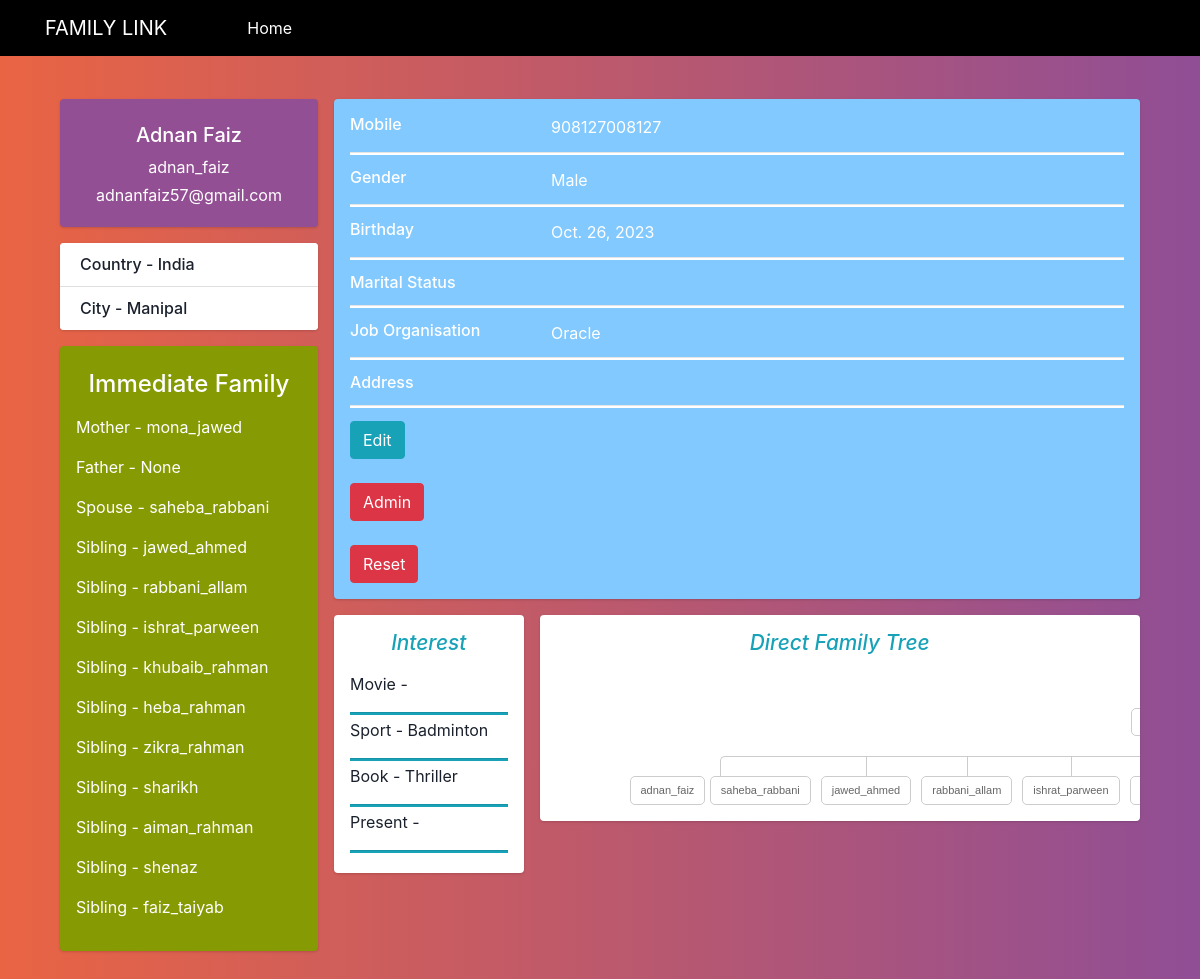
Screenshot of /member/profile/1/ (signed in) with the database file from the repository.
### family/models.py (models this page shows)
class member(AbstractBaseUser , PermissionsMixin):
    GENDER_CHOICES = (
    ("Male", "Male"),
    ("Female", "Female"),)
    MARITAL_CHOICES = (
    ("Unmarried", "Unmarried"),
    ("Married", "Married"),
    )
    SPORT_CHOICES = (
    ("Football", "Football"),
    ("Basketball", "Basketball"),
    ("Badminton", "Badminton"),
    ("Cycling", "Cycling"),
    ("Swimming", "Swimming"),
    ("Cricket", "Cricket"),
    ("TT", "TT"),
    ("Tennis", "Tennis"),
    ("Volley Ball", "Volley Ball"),
    ("Baseball", "Baseball"),
    ("Carrom", "Carrom")
    )
    BOOK_CHOICES = (
    ("Thriller", "Thriller"),
    ("Fantasy", "Fantasy"),
    ("Teen", "Teen"),
    ("Fiction", "Fiction"),
    ("Autobiography", "Autobiography"),
    ("Mystery", "Mystery"),
    ("History", "History"),
    ("Romance", "Romance"),
    ("Self Help", "Self Help"),
    ("Horror", "Horror"),
    ("Crime", "Crime")
    )
    MOVIE_CHOICES = (
    ("Action", "Action"),
    ("Thriller", "Thriller"),
    ("Drama", "Drama"),
    ("Romance", "Romance"),
    ("Autobiography", "Autobiography"),
    ("Comedy", "Comedy"),
    ("History", "History"),
    ("Romance", "Romance"),
    ("Crime", "Crime"),
    ("Horror", "Horror"),
    ("Animation", "Animation"),
    ("Adventure", "Adventure")
    )
    FID = models.ForeignKey(family , on_delete=models.DO_NOTHING , null=True)
    email = models.EmailField(max_length= 35)
    user_name = models.CharField(max_length= 20 , unique=True)
    firstName = models.CharField(max_length=20 ,  blank = True)
    middleName = models.CharField(max_length=20 , blank = True , null = True)
    lastName = models.CharField(max_length= 20 , blank = True)
    mobileNo = models.IntegerField(blank=True , null = True)
    birthDay = models.DateField(default=date.today)
    gender = models.CharField(max_length=9,choices=GENDER_CHOICES,default="Male")
    maritalStatus = models.CharField(max_length = 10,null=True , blank = True , choices=MARITAL_CHOICES)
    jobOrg = models.CharField(max_length= 20 , blank = True)
    address1 = models.TextField(_("Address line 1"),max_length=50 , blank = True)
    country = models.CharField("Country",max_length=15 , blank = True)
    city = models.CharField("City" , max_length=15 , blank=True)
    pinCode = models.IntegerField(blank=True)
    lat = models.DecimalField(max_digits=9 ,decimal_places = 6, blank=True , null = True)
    lng = models.DecimalField(max_digits=9 , decimal_places = 6, blank=True , null = True)
    mother = models.ForeignKey('self', on_delete=models.PROTECT , null=True , blank=True)
    father = models.ForeignKey('self', on_delete=models.PROTECT , null=True , blank=True , related_name='+')
    spouse = models.ForeignKey('self', on_delete=models.PROTECT , null=True , blank=True , related_name='++')
    kidsCount = models.IntegerField(blank=True , null = True , default=0)
    gender = models.CharField(max_length=9,choices=GENDER_CHOICES , default='Male')
    book = models.CharField(max_length=15,choices=BOOK_CHOICES,blank=True )
    sport = models.CharField(max_length=15,choices=SPORT_CHOICES,blank=True)
    movie = models.CharField(max_length=15,choices=MOVIE_CHOICES, blank=True)
    present = models.CharField(max_length=15,blank=True)
    is_staff = models.BooleanField(default=False)
    is_active = models.BooleanField(default=True)
    updated = models.DateTimeField(auto_now=True)
    created = models.DateTimeField(auto_now_add=True)
    objects = CustomMember()
    USERNAME_FIELD = 'user_name'
    REQUIRED_FIELDS = ['email' , 'city' , 'country' , 'firstName' , 'lastName' , 'gender' , 'pinCode']
    class Meta:
        ordering = ['-updated' , '-created']
    def __str__(self):
        return str(self.user_name)

### family/views.py (the view)
# urls.py: path('member/profile/<str:pk>/' , views.viewProfile , name = 'viewProfile'),
@login_required(login_url= 'login')
def viewProfile(request , pk):
    mem = member.objects.get(id = pk)
    if(mem.mother==None and mem.father==None):
        siblings=None
    elif(mem.father!=None and mem.mother==None):
        siblings = member.objects.all().filter(mother = mem.mother)
        if(len(siblings)==0):
            siblings=None
    else:
        siblings = member.objects.all().filter(father = mem.father)
        if(len(siblings)==0):
            siblings=None
    if(mem.gender == 'Female'):
        kids = member.objects.all().filter(mother = mem)
    else:
        kids = member.objects.all().filter(father = mem)
    if(len(kids)==0):
        kids = None
    return render(request, 'home/profile.html' , {'member': mem , 'kids':kids , 'siblings':siblings})

### templates/home/profile.html (shortened to what this page needs)
<!DOCTYPE html>
{% load static %}
<html lang="en">
<head>
    <link rel="stylesheet" href="https://cdn.jsdelivr.net/npm/bootstrap@4.4.1/dist/css/bootstrap.min.css">
    <link rel="stylesheet" href="{% static 'style/profile.css' %}" />
</head>
<body>
    <div class="container">
        <div class="main-body">
          <nav class="navbar fixed-top navbar-dark text-light navbar-expand-md navigation-clean-search" style="background-color: black;" >
            <div class="container"><a class="navbar-brand" href="{% url 'viewMember' %}">FAMILY LINK</a>
                <div class="collapse navbar-collapse" id="navcol-1">
                    <span class="navbar-text" style="padding-left:4rem"> <a href="{% url 'viewMember' %}" class="login">Home</a></span>
                  </div>
            </div>
        </nav>
              <div class="row gutters-sm" id="main_container">
                <div class="col-md-3 mb-3">
                  <div class="card" id="user_name">
                    <div class="card-body">
                      <div class="d-flex flex-column align-items-center text-center">
                        <div class="mt-2">
                          <h5>{{member.firstName}} {{member.lastName}}</h5>
                          <p class=" mb-1">{{member.user_name}}</p>
                          <p class=" mb-1">{{member.email}}</p>
                        </div>
                      </div>
                    </div>
                  </div>
                  <div class="card mt-3">
                    <ul class="list-group list-group-flush">
                      <li class="list-group-item d-flex justify-content-between align-items-center flex-wrap">
                        <h6 class="mb-0">Country - {{member.country}}</h6>
                      </li>
                      <li class="list-group-item d-flex justify-content-between align-items-center flex-wrap">
                        <h6 class="mb-0">City - {{member.city}}</h6>
                      </li>
                    </ul>
                  </div>
                  <div class="card mt-3" id="close_family">
                    <div class="card-body">
                      <div class="d-flex flex-column">
                        <div class="mt-2" >
                          <h4 class="align-items-center text-center mb-3">Immediate Family</h4>
                          {% if member.mother != None %}
                          <p class="font-size-sm mb-2.5">
                            <a href="{% url 'viewProfile' member.mother.id %}">
                              Mother - {{member.mother}}
                            </a>
                          </p>
                          {% else %}
                          <p class="font-size-sm mb-2.5">
                            Mother - None
                          </p>
                          {% endif %}
                          {% if member.father != None %}
                          <p class="font-size-sm mb-2.5">
                            <a href="{% url 'viewProfile' member.father.id %}">
                              Father - {{member.father}}
                            </a>
                          </p>
                          {% else %}
                          <p class="font-size-sm mb-2.5">
                            Father - None
                          </p>
                          {% endif %}
                          {% if member.spouse != None %}
                          <p class="font-size-sm mb-2.5">
                            <a href="{% url 'viewProfile' member.spouse.id %}">
                                Spouse - {{member.spouse}}
                            </a>
                          </p>
                          {% else %}
                          <p class="font-size-sm mb-2.5">
                              Spouse - None
                          </p>
                          {% endif %}
                          {% if siblings != None %}
                              {% for sibling in siblings %}
                                  {% if sibling.id != member.id %}
                                      <p class="font-size-sm mb-2.5">
                                          <a href="{% url 'viewProfile' sibling.id %}">
                                              Sibling - {{sibling}}
                                          </a>
                                        </p>
                                  {% endif %}
                              {% endfor %}
                          {% endif %}
                        </div>
                      </div>
                    </div>
                  </div>
                </div>
                <div class="col-md-9">
                  <div class="card mb-3" id="personal_info">
                    <div class="card-body">
                      <div class="row">
                        <div class="col-sm-3">
                          <h6 class="mb-0">Mobile</h6>
                        </div>
                        <div class="col-sm-9 ">
                          {{member.mobileNo}}
                        </div>
                      </div>
                      <hr>
                      <div class="row">
                        <div class="col-sm-3">
                          <h6 class="mb-0">Gender</h6>
                        </div>
                        <div class="col-sm-9 ">
                          {{member.gender}}
                        </div>
                      </div>
                      <hr>
                      <div class="row">
                        <div class="col-sm-3">
                          <h6 class="mb-0">Birthday</h6>
                        </div>
                        <div class="col-sm-9 ">
                          {{member.birthDay}}
                        </div>
                      </div>
                      <hr>
                      <div class="row">
                        <div class="col-sm-3">
                          <h6 class="mb-0">Marital Status</h6>
                        </div>
                        <div class="col-sm-9 ">
                        </div>
                      </div>
                      <hr>
                      <div class="row">
                        <div class="col-sm-3">
                          <h6 class="mb-0">Job Organisation</h6>
                        </div>
                        <div class="col-sm-9 ">
                          {{member.jobOrg}}
                        </div>
                      </div>
                      <hr>
                      <div class="row">
                        <div class="col-sm-3">
                          <h6 class="mb-0">Address</h6>
                        </div>
                        <div class="col-sm-9 ">
                        </div>
                      </div>
                      {% if request.user.id == member.id %}
                      <hr>
                        <div class="row">
                          <div class="col-sm-12">
                            <a class="btn btn-info" href="{% url 'edit' member.id %}">Edit</a>
                          </div>
                          {% if request.user.is_staff %}
                          <div class="col-sm-12">
                            <br>
                            <a class="btn btn-danger" href="{% url 'admin:index' %}">Admin</a>
                          </div>
                          <div class="col-sm-12">
                            <br>
                            <a class="btn btn-danger" href="{% url 'reset' %}">Reset</a>
                          </div>
                          {% endif %}
                        </div>
                      {% endif %}
                    </div>
                  </div>
                  <div class="row gutters-sm">
                    <div class="col-sm-3 mb-3">
                      <div class="card h-80">
                        <div class="card-body">
                          <h6 class="align-items-center mb-3 intrest">Interest</h6>
                          <p class="font-size-sm mb-2.5">Movie - {{member.movie}}</p>
                          <hr class="interest_border">
                          <p class="font-size-sm mb-2.5">Sport - {{member.sport}}</p>
                          <hr class="interest_border">
                          <p class="font-size-sm mb-2.5">Book - {{member.book}}</p>
                          <hr class="interest_border">
                          <p class="font-size-sm mb-2.5">Present - {{member.present}}</p>
                          <hr class="interest_border">
                        </div>
                      </div>
                    </div>
                    <div class="col-sm-9 mb-3">
                      <div class="card">
                        <h6 class="align-items-center mb-3 family_tree">Direct Family Tree</h6>
                        <div class="tree">
                          <div id="family_div">
                            <ul>
                              <li>
                                  {% if member.mother %}
                                  <a href="{% url 'viewProfile' member.mother.id %}">{{member.mother.user_name}}</a>
                                  {% endif %}
                                <ul>
                                  <li>
                                    <a href="{% url 'viewProfile' member.id %}">{{member.user_name}}</a>
                                    {% if member.spouse %}
                                      <a href="{% url 'viewProfile' member.spouse.id %}">
                                        {{member.spouse.user_name}}</a>
                                    {% endif %}
                                  </li>
                                  {% if siblings != None %}
                                      {% for sib in siblings %}
                                          {% if member.id != sib.id %}
                                              <li>
                                                  <a href="{% url 'viewProfile' sib.id %}">{{sib.user_name}}</a>
                                              </li>
                                          {% endif %}
                                      {% endfor %}
                                  {% endif %}
                                </ul>
                              </li>
                            </ul>
                          </div>
                        </div>
                      </div>
                    </div>
                  </div>
                </div>
              </div>
            </div>
        </div>
</body>
</html>

### rows the page displays
member: firstName "Adnan", lastName "Faiz", user_name "adnan_faiz", email "adnanfaiz57@gmail.com", country "India", city "Manipal", mother "mona_jawed", spouse "saheba_rabbani", mobileNo "908127008127", gender "Male", birthDay "Oct. 26, 2023", jobOrg "Oracle", sport "Badminton", book "Thriller", spouse.user_name "saheba_rabbani"
member: user_name "jawed_ahmed"
member: user_name "rabbani_allam"
member: user_name "ishrat_parween"
member: user_name "khubaib_rahman"
member: user_name "heba_rahman"
member: user_name "zikra_rahman"
member: user_name "sharikh"
member: user_name "aiman_rahman"
member: user_name "shenaz"
member: user_name "faiz_taiyab"
